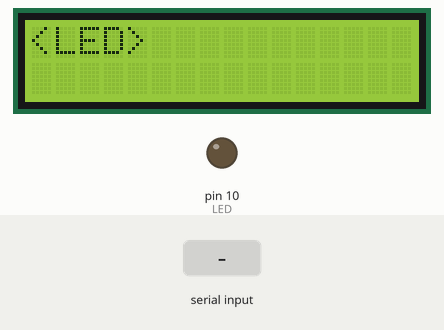
This sketch was run on a simulated Arduino Uno, built with avr-gcc and run on an emulated ATmega328P. Parts: 16×2 character LCD, output pins drawn as LEDs (lit = HIGH). The inputs (shaded band) are chosen by the test bench. What the sketch prints to the serial monitor is not drawn.

Above: at 1.2 s.
1.3 s: "1" received over the second serial link
At 2.2 s:
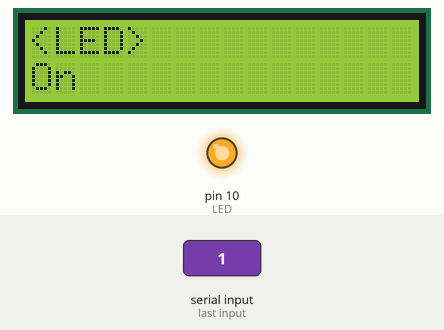
2.8 s: "0" received over the second serial link
At 3.3 s:
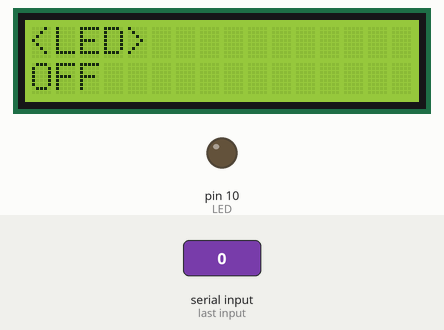
Timing chart, 0 to 5.8 s (numbered marks = the images above; inputs shaded):
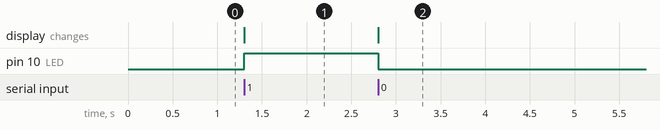

The sketch:

Slide9.ino
```cpp
#include <LiquidCrystal.h>
#include <SoftwareSerial.h>

const int TX = 2;
const int RX = 3;
const int LED = 10;

SoftwareSerial BTSerial(TX,RX);
LiquidCrystal lcd(8, 9, 4, 5, 6, 7);

void setup() {
  Serial.begin(9600);
  BTSerial.begin(9600);
  pinMode(LED, OUTPUT);
  lcd.begin(16, 2);
  lcd.setCursor(0,0);
  lcd.print("<LED>");
}

void loop() {
  // Read from the Serial Monitor and send to the Bluetooth module
  if (Serial.available())
    BTSerial.write(Serial.read());

  // Read from the Bluetooth module and send to the Arduino Serial Monitor
  if (BTSerial.available())
  {
    char c = BTSerial.read();
    Serial.write(c);
    lcd.setCursor(0, 1);

    if(c == '1')
    {
      digitalWrite(LED, HIGH);
      lcd.print("     ");
      lcd.setCursor(0, 1);
      lcd.print("On");
    }

    else if(c == '0')
    {
      digitalWrite(LED, LOW);
      lcd.print("OFF");
    }
  }
}
```

Measured:
- after the input at 1.3 s, pin 10 (LED): LOW → HIGH at once; the display: changes at once (image 1)
- after the input at 2.8 s, pin 10 (LED): HIGH → LOW at once; the display: changes at once (image 2)
